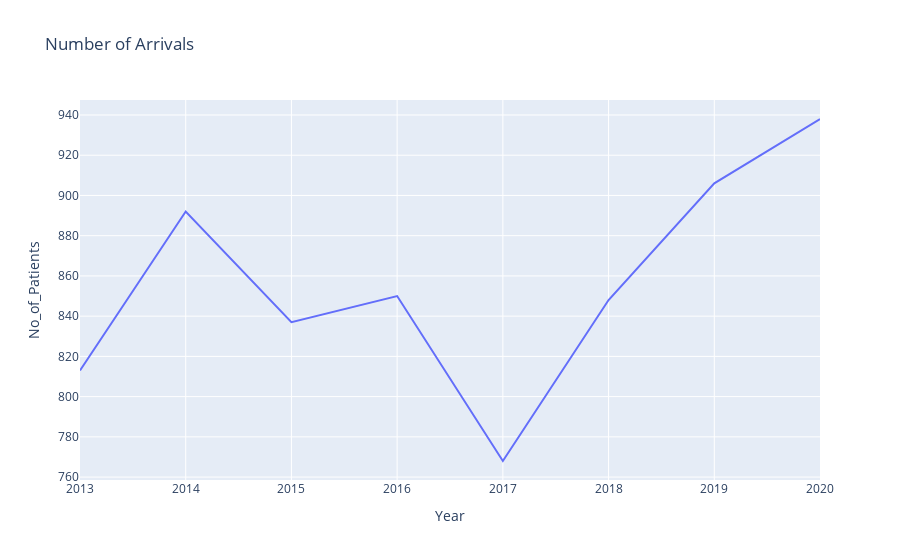

This figure's notebook cell:
### Markdown cell above
## ARRIVALS PER YEAR

### Code cell
# PREPARE DATA FOR ARRIVALS PLOT
df = ideal_df
df = df.loc[df.Year == 2013,'Start'].min()
daysin2013 = df.dayofyear
percentdaysin2013 = (365 - daysin2013) / 365
df = ideal_df
df = df.loc[df.Year == 2020,'End'].max()
daysin2020 = df.dayofyear
percentdaysin2020 = daysin2020 / 365
df = ideal_df
df = df.loc[df.Int_Arrival.notnull(),('Year','Int_Arrival')]
df = df.groupby('Year').count()
df = df.reset_index()
df = df.rename(columns={'Int_Arrival':'No_of_Patients'})
nopatients2013 = df.loc[df.Year == 2013, 'No_of_Patients']
df.loc[df.Year == 2013, 'No_of_Patients'] = int(nopatients2013 / percentdaysin2013)
nopatients2020 = df.loc[df.Year == 2020, 'No_of_Patients']
df.loc[df.Year == 2020, 'No_of_Patients'] = int(nopatients2020 / percentdaysin2020)
#Export Plot to external sheet
df.to_csv("Arrivals_per_Year.csv", index=False)  
plot_arrivals_year = df
#Show plot of datat
fig = px.line(plot_arrivals_year, x='Year', y='No_of_Patients', title='Number of Arrivals')
fig.show()

### Figure 1 — Plotly figure (JSON) as saved in the notebook; plotly's stock layout.template omitted (floating-point values rounded to 4 significant figures)
{"data": [{"hovertemplate": "Year=%{x}<br>No_of_Patients=%{y}<extra></extra>", "legendgroup": "", "line": {"color": "#636efa", "dash": "solid"}, "mode": "lines", "name": "", "orientation": "v", "showlegend": false, "type": "scatter", "x": [2013, 2014, 2015, 2016, 2017, 2018, 2019, 2020], "xaxis": "x", "y": [813, 892, 837, 850, 768, 848, 906, 938], "yaxis": "y"}], "layout": {"autosize": true, "legend": {"tracegroupgap": 0}, "title": {"text": "Number of Arrivals"}, "xaxis": {"anchor": "y", "autorange": true, "domain": [0, 1], "range": [2013, 2020], "title": {"text": "Year"}, "type": "linear"}, "yaxis": {"anchor": "x", "autorange": true, "domain": [0, 1], "range": [758.6, 947.4], "title": {"text": "No_of_Patients"}, "type": "linear"}}}
